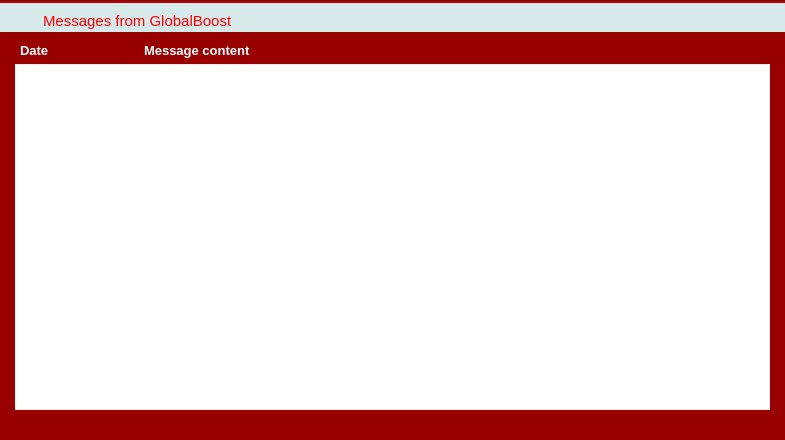
<?xml version="1.0" encoding="UTF-8"?>
<ui version="4.0">
 <class>ServiceMessagesPage</class>
 <widget class="QWidget" name="ServiceMessagesPage">
  <property name="geometry">
   <rect>
    <x>0</x>
    <y>0</y>
    <width>785</width>
    <height>440</height>
   </rect>
  </property>
  <property name="palette">
   <palette>
    <active>
     <colorrole role="Button">
      <brush brushstyle="SolidPattern">
       <color alpha="255">
        <red>215</red>
        <green>234</green>
        <blue>235</blue>
       </color>
      </brush>
     </colorrole>
     <colorrole role="Base">
      <brush brushstyle="SolidPattern">
       <color alpha="255">
        <red>215</red>
        <green>234</green>
        <blue>235</blue>
       </color>
      </brush>
     </colorrole>
     <colorrole role="Window">
      <brush brushstyle="SolidPattern">
       <color alpha="255">
        <red>215</red>
        <green>234</green>
        <blue>235</blue>
       </color>
      </brush>
     </colorrole>
     <colorrole role="Highlight">
      <brush brushstyle="SolidPattern">
       <color alpha="255">
        <red>235</red>
        <green>235</green>
        <blue>235</blue>
       </color>
      </brush>
     </colorrole>
     <colorrole role="HighlightedText">
      <brush brushstyle="SolidPattern">
       <color alpha="255">
        <red>124</red>
        <green>175</green>
        <blue>172</blue>
       </color>
      </brush>
     </colorrole>
    </active>
    <inactive>
     <colorrole role="Button">
      <brush brushstyle="SolidPattern">
       <color alpha="255">
        <red>215</red>
        <green>234</green>
        <blue>235</blue>
       </color>
      </brush>
     </colorrole>
     <colorrole role="Base">
      <brush brushstyle="SolidPattern">
       <color alpha="255">
        <red>215</red>
        <green>234</green>
        <blue>235</blue>
       </color>
      </brush>
     </colorrole>
     <colorrole role="Window">
      <brush brushstyle="SolidPattern">
       <color alpha="255">
        <red>215</red>
        <green>234</green>
        <blue>235</blue>
       </color>
      </brush>
     </colorrole>
     <colorrole role="Highlight">
      <brush brushstyle="SolidPattern">
       <color alpha="255">
        <red>235</red>
        <green>235</green>
        <blue>235</blue>
       </color>
      </brush>
     </colorrole>
     <colorrole role="HighlightedText">
      <brush brushstyle="SolidPattern">
       <color alpha="255">
        <red>124</red>
        <green>175</green>
        <blue>172</blue>
       </color>
      </brush>
     </colorrole>
    </inactive>
    <disabled>
     <colorrole role="Button">
      <brush brushstyle="SolidPattern">
       <color alpha="255">
        <red>215</red>
        <green>234</green>
        <blue>235</blue>
       </color>
      </brush>
     </colorrole>
     <colorrole role="Base">
      <brush brushstyle="SolidPattern">
       <color alpha="255">
        <red>215</red>
        <green>234</green>
        <blue>235</blue>
       </color>
      </brush>
     </colorrole>
     <colorrole role="Window">
      <brush brushstyle="SolidPattern">
       <color alpha="255">
        <red>215</red>
        <green>234</green>
        <blue>235</blue>
       </color>
      </brush>
     </colorrole>
     <colorrole role="Highlight">
      <brush brushstyle="SolidPattern">
       <color alpha="255">
        <red>240</red>
        <green>240</green>
        <blue>240</blue>
       </color>
      </brush>
     </colorrole>
     <colorrole role="HighlightedText">
      <brush brushstyle="SolidPattern">
       <color alpha="255">
        <red>124</red>
        <green>175</green>
        <blue>172</blue>
       </color>
      </brush>
     </colorrole>
    </disabled>
   </palette>
  </property>
  <property name="windowTitle">
   <string>Form</string>
  </property>
  <layout class="QVBoxLayout" name="verticalLayout_15">
   <property name="spacing">
    <number>0</number>
   </property>
   <property name="leftMargin">
    <number>0</number>
   </property>
   <property name="topMargin">
    <number>0</number>
   </property>
   <property name="rightMargin">
    <number>0</number>
   </property>
   <property name="bottomMargin">
    <number>0</number>
   </property>
   <item>
    <widget class="QWidget" name="wServiceMessagesHeader" native="true">
     <property name="minimumSize">
      <size>
       <width>0</width>
       <height>32</height>
      </size>
     </property>
     <property name="maximumSize">
      <size>
       <width>16777215</width>
       <height>32</height>
      </size>
     </property>
     <property name="styleSheet">
      <string notr="true"/>
     </property>
     <property name="is_header" stdset="0">
      <bool>true</bool>
     </property>
     <layout class="QHBoxLayout" name="horizontalLayout_19">
      <property name="leftMargin">
       <number>0</number>
      </property>
      <property name="topMargin">
       <number>0</number>
      </property>
      <property name="rightMargin">
       <number>0</number>
      </property>
      <property name="bottomMargin">
       <number>0</number>
      </property>
      <item>
       <layout class="QVBoxLayout" name="verticalLayout_2">
        <item>
         <widget class="Line" name="line">
          <property name="maximumSize">
           <size>
            <width>16777215</width>
            <height>8</height>
           </size>
          </property>
          <property name="styleSheet">
           <string notr="true">background-color: rgb(170, 0, 0);</string>
          </property>
          <property name="orientation">
           <enum>Qt::Horizontal</enum>
          </property>
         </widget>
        </item>
        <item>
         <layout class="QHBoxLayout" name="horizontalLayout_3">
          <item>
           <spacer name="horizontalSpacer_26">
            <property name="orientation">
             <enum>Qt::Horizontal</enum>
            </property>
            <property name="sizeType">
             <enum>QSizePolicy::Fixed</enum>
            </property>
            <property name="sizeHint" stdset="0">
             <size>
              <width>7</width>
              <height>20</height>
             </size>
            </property>
           </spacer>
          </item>
          <item>
           <widget class="QLabel" name="label_33">
            <property name="sizePolicy">
             <sizepolicy hsizetype="Preferred" vsizetype="Preferred">
              <horstretch>0</horstretch>
              <verstretch>0</verstretch>
             </sizepolicy>
            </property>
            <property name="minimumSize">
             <size>
              <width>30</width>
              <height>30</height>
             </size>
            </property>
            <property name="maximumSize">
             <size>
              <width>30</width>
              <height>30</height>
             </size>
            </property>
            <property name="text">
             <string/>
            </property>
            <property name="pixmap">
             <pixmap resource="../res.qrc">:/res/mail/mail_normal.png</pixmap>
            </property>
           </widget>
          </item>
          <item>
           <widget class="QLabel" name="label_34">
            <property name="font">
             <font>
              <pointsize>11</pointsize>
              <stylestrategy>PreferAntialias</stylestrategy>
             </font>
            </property>
            <property name="styleSheet">
             <string notr="true">QLabel {
	color: #ff0000;
}</string>
            </property>
            <property name="text">
             <string>Messages from GlobalBoost</string>
            </property>
           </widget>
          </item>
         </layout>
        </item>
       </layout>
      </item>
     </layout>
    </widget>
   </item>
   <item>
    <layout class="QHBoxLayout" name="horizontalLayout_16">
     <item>
      <widget class="QWidget" name="wServiceMessages" native="true">
       <property name="styleSheet">
        <string notr="true">#wServiceMessages {
	background-color: #990000;
}</string>
       </property>
       <layout class="QVBoxLayout" name="verticalLayout_16">
        <property name="spacing">
         <number>4</number>
        </property>
        <property name="leftMargin">
         <number>15</number>
        </property>
        <property name="topMargin">
         <number>8</number>
        </property>
        <property name="rightMargin">
         <number>15</number>
        </property>
        <property name="bottomMargin">
         <number>30</number>
        </property>
        <item>
         <layout class="QGridLayout" name="gridLayout_4">
          <item row="1" column="1">
           <widget class="QLabel" name="label_35">
            <property name="sizePolicy">
             <sizepolicy hsizetype="Fixed" vsizetype="Preferred">
              <horstretch>0</horstretch>
              <verstretch>0</verstretch>
             </sizepolicy>
            </property>
            <property name="maximumSize">
             <size>
              <width>120</width>
              <height>16777215</height>
             </size>
            </property>
            <property name="font">
             <font>
              <pointsize>10</pointsize>
              <weight>75</weight>
              <bold>true</bold>
              <stylestrategy>PreferAntialias</stylestrategy>
             </font>
            </property>
            <property name="styleSheet">
             <string notr="true">QLabel {
	color:white;
}</string>
            </property>
            <property name="text">
             <string>Date</string>
            </property>
           </widget>
          </item>
          <item row="1" column="2">
           <widget class="QLabel" name="label_36">
            <property name="font">
             <font>
              <pointsize>10</pointsize>
              <weight>75</weight>
              <bold>true</bold>
              <stylestrategy>PreferAntialias</stylestrategy>
             </font>
            </property>
            <property name="styleSheet">
             <string notr="true">QLabel {
	color: white;
}</string>
            </property>
            <property name="text">
             <string>Message content</string>
            </property>
           </widget>
          </item>
          <item row="1" column="0">
           <spacer name="horizontalSpacer_27">
            <property name="orientation">
             <enum>Qt::Horizontal</enum>
            </property>
            <property name="sizeType">
             <enum>QSizePolicy::Fixed</enum>
            </property>
            <property name="sizeHint" stdset="0">
             <size>
              <width>5</width>
              <height>20</height>
             </size>
            </property>
           </spacer>
          </item>
         </layout>
        </item>
        <item>
         <layout class="QHBoxLayout" name="horizontalLayout">
          <item>
           <widget class="QTableView" name="tableServiceMessagesView">
            <property name="maximumSize">
             <size>
              <width>16777215</width>
              <height>350</height>
             </size>
            </property>
            <property name="styleSheet">
             <string notr="true"> QScrollBar:vertical {
     border: 0px solid grey;
     background: white;
     width: 9px;
     margin: 0px 0px 0 0px;
 }
 QScrollBar::handle:vertical {
     background: #90bfbc;
     min-width: 20px;
 }

QHeaderView {
	background-color: #d7eaeb;
	font-size: 10;
	text-align:left;
	border: 0px solid gray;
}
QHeaderView::section {
    background-color: #d7eaeb;
    color: #1cbbb4;
    padding-left: 5px;
    border: 0px solid #6c6c6c;
	text-align:left;
}

/* style the sort indicator */
QHeaderView::down-arrow {
    image: url(down_arrow.png);
}

QHeaderView::up-arrow {
    image: url(up_arrow.png);
}

QTableView {
	border: 1px solid #ededed;
	selection-background-color: #ebebeb;
	selection-color: rgb(124, 175, 172);
}</string>
            </property>
            <property name="frameShape">
             <enum>QFrame::NoFrame</enum>
            </property>
            <property name="editTriggers">
             <set>QAbstractItemView::NoEditTriggers</set>
            </property>
            <property name="selectionBehavior">
             <enum>QAbstractItemView::SelectRows</enum>
            </property>
            <property name="textElideMode">
             <enum>Qt::ElideRight</enum>
            </property>
            <property name="showGrid">
             <bool>false</bool>
            </property>
            <property name="wordWrap">
             <bool>true</bool>
            </property>
            <attribute name="horizontalHeaderVisible">
             <bool>false</bool>
            </attribute>
            <attribute name="verticalHeaderVisible">
             <bool>false</bool>
            </attribute>
            <attribute name="verticalHeaderDefaultSectionSize">
             <number>20</number>
            </attribute>
            <attribute name="verticalHeaderMinimumSectionSize">
             <number>20</number>
            </attribute>
           </widget>
          </item>
         </layout>
        </item>
       </layout>
      </widget>
     </item>
    </layout>
   </item>
  </layout>
 </widget>
 <resources>
  <include location="../res.qrc"/>
 </resources>
 <connections/>
</ui>
